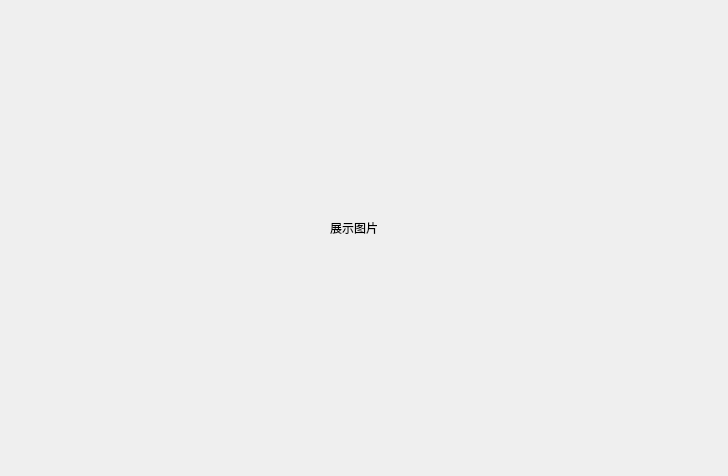
<?xml version="1.0" encoding="UTF-8"?>
<ui version="4.0">
 <class>DB_Shower</class>
 <widget class="QWidget" name="DB_Shower">
  <property name="geometry">
   <rect>
    <x>0</x>
    <y>0</y>
    <width>728</width>
    <height>476</height>
   </rect>
  </property>
  <property name="windowTitle">
   <string>数据库</string>
  </property>
  <widget class="QLabel" name="label">
   <property name="geometry">
    <rect>
     <x>330</x>
     <y>220</y>
     <width>72</width>
     <height>15</height>
    </rect>
   </property>
   <property name="text">
    <string>展示图片</string>
   </property>
  </widget>
 </widget>
 <resources/>
 <connections/>
</ui>
